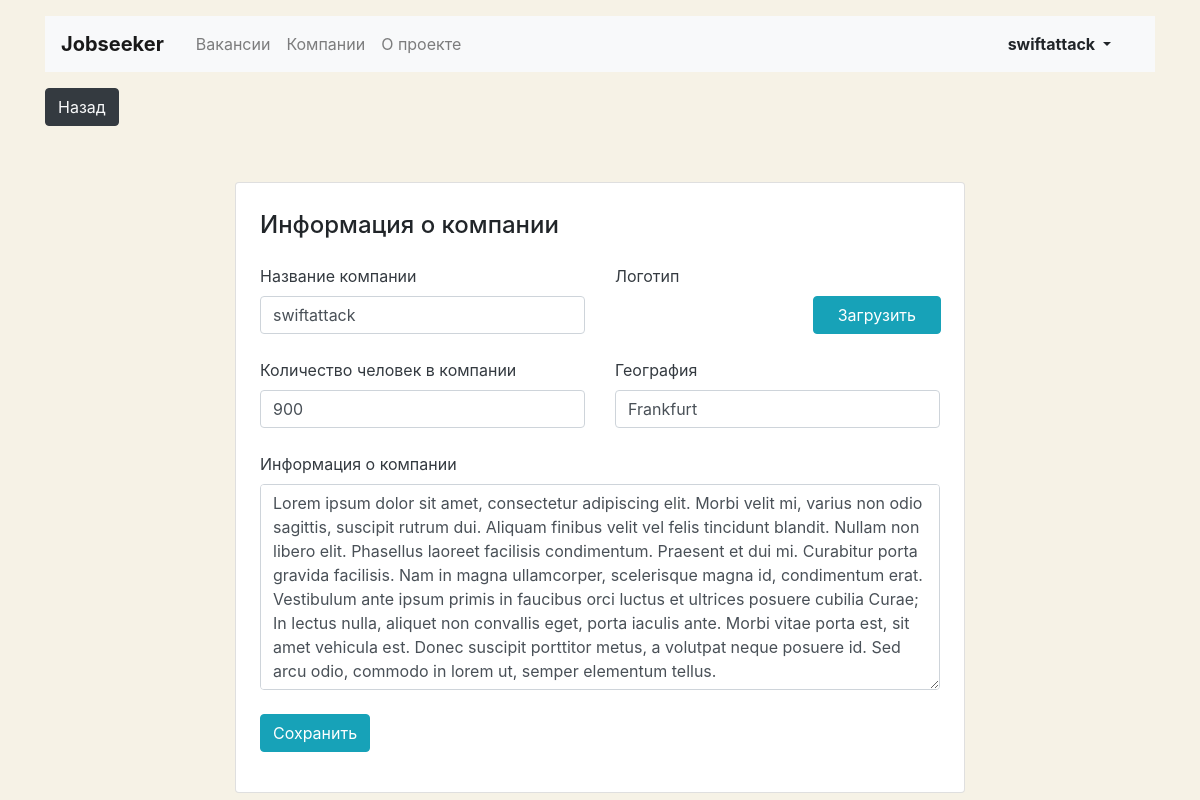
Before: /mycompany/edit (signed in) with the older database file.
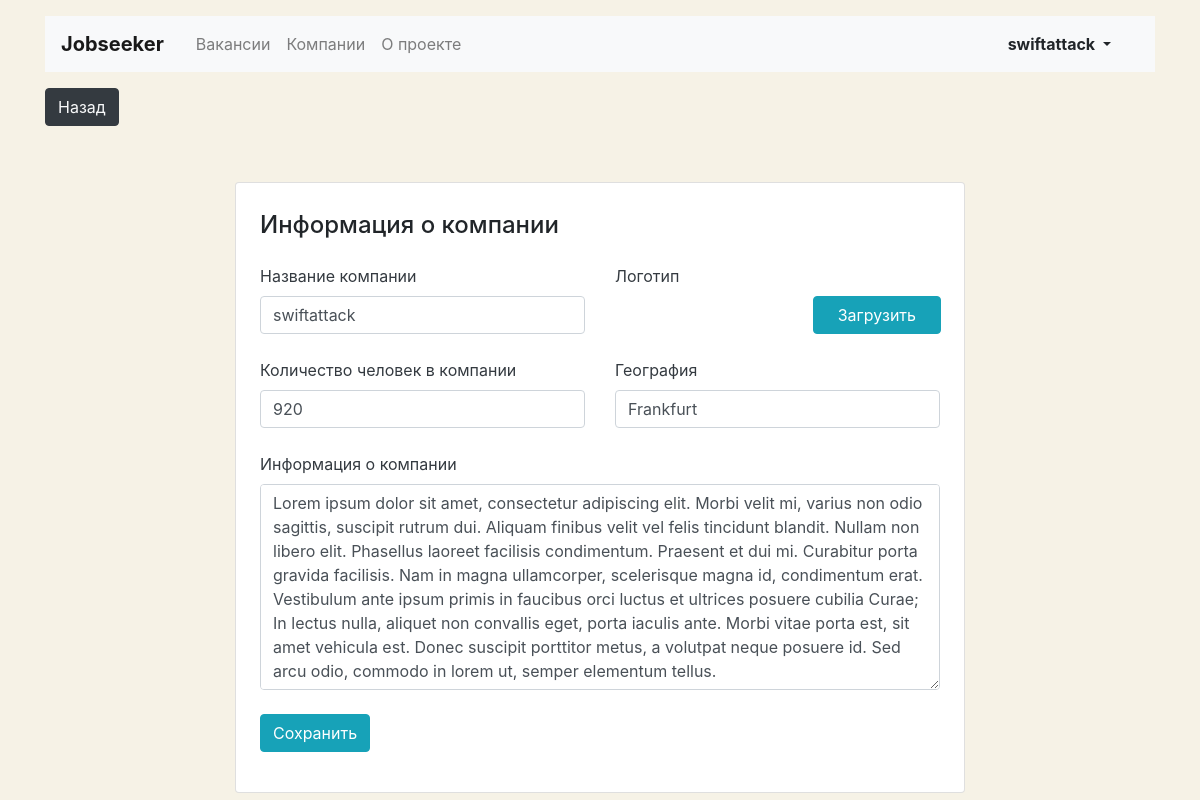
After: the same page with the newer database file.
### jobs/models.py (models this page shows, shortened)
class Company(models.Model):
    id = models.IntegerField(primary_key=True)
    name = models.CharField(max_length=50)
    location = models.CharField(max_length=50)
    logo = models.ImageField(upload_to=settings.MEDIA_COMPANY_IMAGE_DIR, default='/media/specty_management.png')
    description = models.TextField()
    employee_count = models.IntegerField()
    user = models.OneToOneField(User, on_delete=models.CASCADE, related_name='company')

### jobs/views.py (the view, shortened to what this page needs)
# urls.py: path('mycompany/edit', MyCompanyEditView.as_view(), name="mycompany/edit"),
class MyCompanyEditView(View):
    def get(self, request):
        if not request.user.is_authenticated:
            return redirect('/')
        company = request.user.company
        if company:
            initial_data = {"name": company.name, "location": company.location, "description": company.description,
                            "employee_count": company.employee_count, 'logo': company.logo}
            form = EditCompanyForm(request.POST or None, initial=initial_data)
            return render(request, "jobs/company-edit.html", context={"form": form})
        else:
            form = CompanyForm(request.POST or None)
            return render(request, "jobs/company-edit.html", context={"form": form})

### jobs/forms.py
class EditCompanyForm(CompanyForm):
    logo = forms.FileField(
        label='Download',
        required=False,
        widget=forms.FileInput(
            attrs={'class': 'custom-file-input'}
        )
    )

### jobs/templates/jobs/company-edit.html (shortened to what this page needs)
{% extends "base.html" %}
{% load static %}
{% block container %}
    <div class="row mt-5">
      <div class="col-12 col-lg-8 offset-lg-2">
        <div class="card">
          <div class="card-body px-4 pb-4">
            <section class="tab-pane fade show active">
              <h2 class="h4 pt-2 pb-3">Информация о&nbsp;компании</h2>
              <form action="" method="post" enctype="multipart/form-data">{% csrf_token %}
                <div class="row">
                  <div class="col-12 col-md-6">
                    <div class="form-group pb-2">
                      <label class="mb-2 text-dark" for="companyName">Название компании</label>
                        {{form.name}}
                    </div>
                  </div>
                  <div class="col-12 col-md-6">
                    <div class="form-group">
                      <label class="mb-2 text-dark" for="companyLogo">Логотип</label>
                      <div class="row align-items-center">
                        <div class="col-6">
                        </div>
                        <div class="col-6" style="position: relative;">
                          <div class="input-group-prepend" style="position: absolute; top: 0;right: 15px;">
                            <span class="btn btn-info px-4">Загрузить</span>
                          </div>
                          <div class="custom-file" style="">
                          </div>
                        </div>
                      </div>
                    </div>
                  </div>
                </div>
                <div class="row">
                  <div class="col-12 col-md-6">
                    <div class="form-group pb-2">
                      <label class="mb-2 text-dark" for="companyTeam">Количество человек в компании</label>
                      {{form.employee_count}}
                    </div>
                  </div>
                  <div class="col-12 col-md-6">
                    <div class="form-group pb-2">
                      <label class="mb-2 text-dark" for="companyLocation">География</label>
                      {{form.location}}
                    </div>
                  </div>
                </div>
                <div class="form-group pb-2">
                  <label class="mb-2 text-dark" for="companyInfo">Информация о&nbsp;компании</label>
                 {{form.description}}
                </div>
                <div class="form-group">
                  <input type="submit" class="btn btn-info" value="Сохранить">
                </div>
              </form>
            </section>
          </div>
        </div>
      </div>
    </div>
  </main>
{% endblock %}

### jobs/templates/base.html (shortened to what this page needs)
{% load static %}
<!DOCTYPE html>
<html lang="ru">
<head>
  <link rel="stylesheet" href="https://stackpath.bootstrapcdn.com/bootstrap/4.3.1/css/bootstrap.min.css">
</head>
<body>
  <header class="container mt-3">
    <nav class="navbar navbar-expand-lg navbar-light bg-light">
      <a class="navbar-brand mr-4 font-weight-bold" href="{% url 'main' %}">Jobseeker</a>
      <div class="collapse navbar-collapse justify-content-between" id="navbarNav">
        <ul class="navbar-nav col-10">
          <li class="nav-item">
            <a class="nav-link" href="{% url 'vacancies' %}">Вакансии</a>
          </li>
          <li class="nav-item">
            <a class="nav-link" href="{% url 'companies'%}">Компании</a>
          </li>
          <li class="nav-item">
            <a class="nav-link" href="#">О проекте</a>
          </li>
        </ul>
        <ul class="navbar-nav col-2 justify-content-end">
          <li class="nav-item active">
             <div class="btn-group">
                {% if user.is_authenticated %}
                 <button type="button" class="btn dropdown-toggle font-weight-bold" data-toggle="dropdown" aria-haspopup="true" aria-expanded="false">
                    {{user.username}}
                 </button>
               {% else %}
              <a class="text-body mt-2" href="{% url 'login' %}" ><strong>Вход</strong></a>
               {% endif %}
          </li>
        </ul>
      </div>
    </nav>
  </header>
    <main class="container mt-3">
        {% if main %}
        {% else %}
     <a href="{{ request.META.HTTP_REFERER }}"><button class="mb-2 btn btn-dark text-light">Назад</button></a>
        {% endif %}
{% block container %} {% endblock %}
</body>
</html>

### jobs/templates/base.html (style rules this page uses)
body { background-color: #F6F2E6; }
a { color: white; }

Changed rows visible on the page:
changed Company "swiftattack": employee_count "900" → "920"
